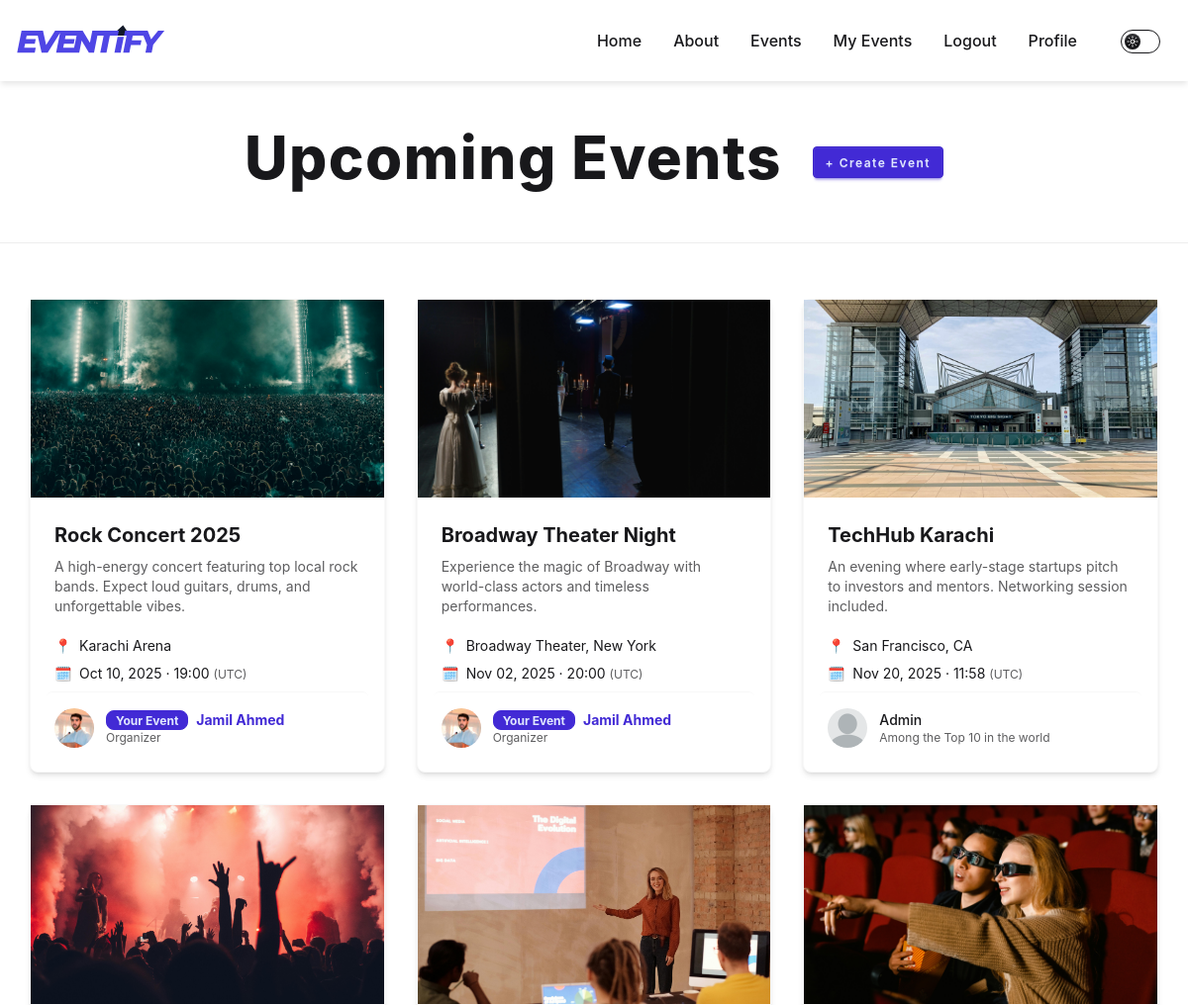
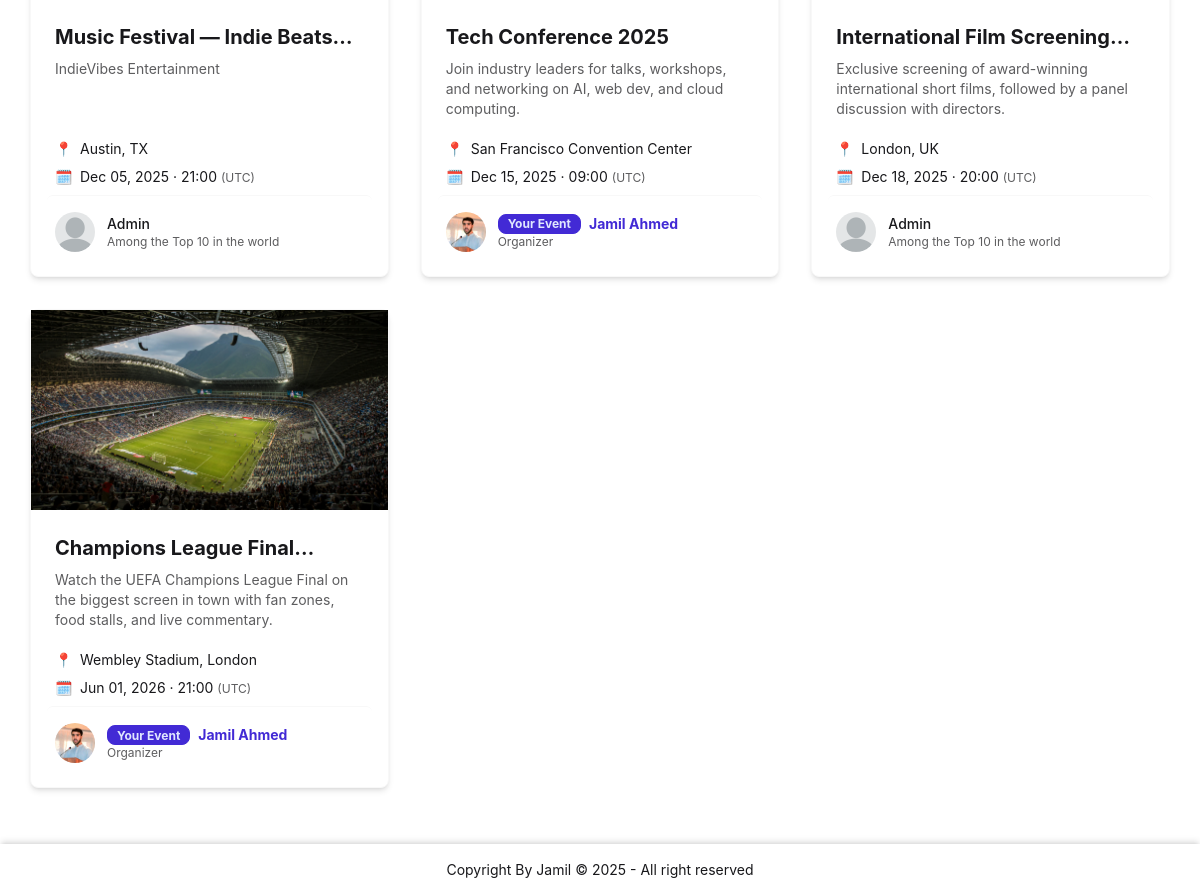
/events/ (signed in), run on an earlier commit of the app's database (2 pictures, top to bottom).
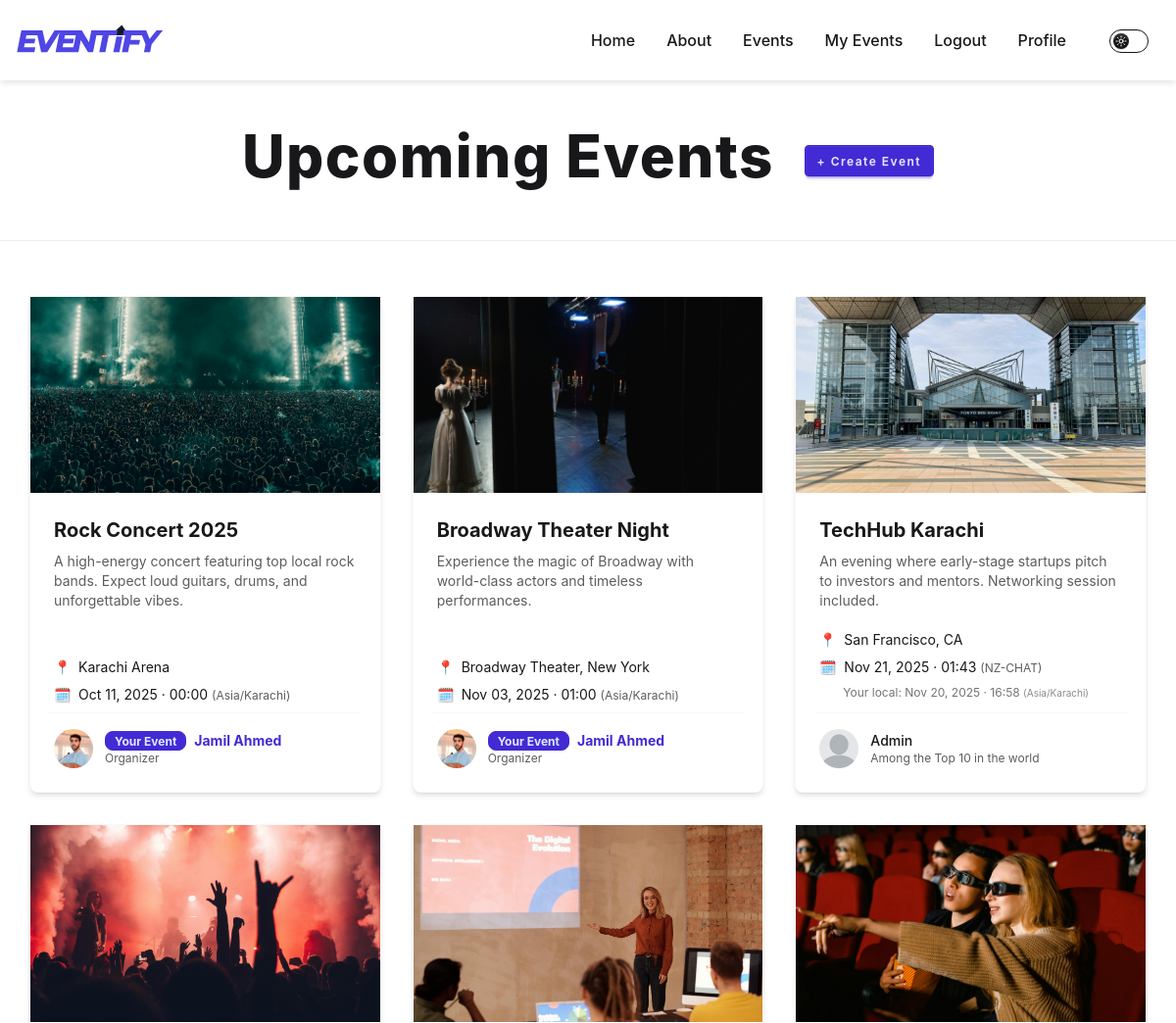
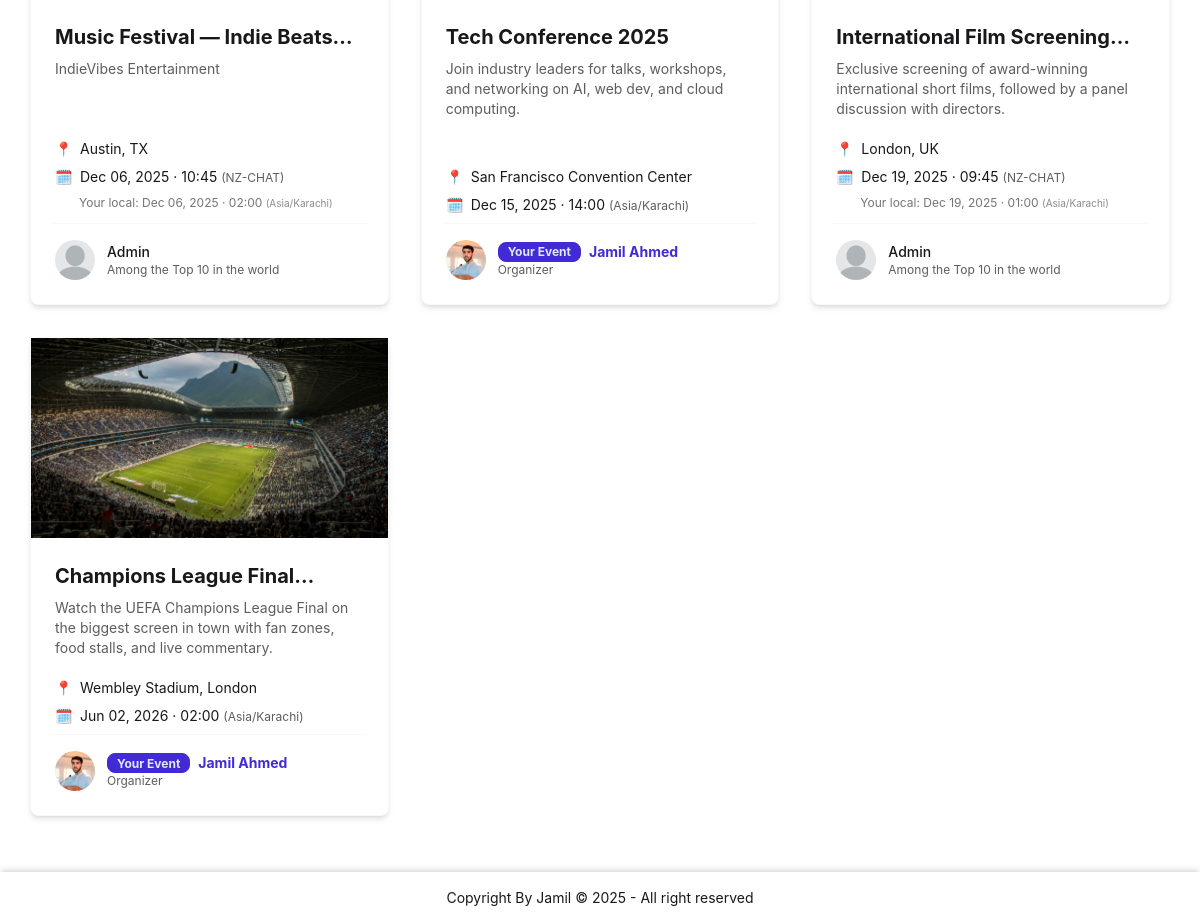
And on a later commit of the database (2 pictures, top to bottom).
### events/models.py (models this page shows, shortened)
class Event(models.Model):
    id = models.UUIDField(
        primary_key=True,
        default=uuid.uuid4,
        editable=False
    )
    title = models.CharField(max_length=255)
    description = models.TextField(blank=True)
    start_time = models.DateTimeField(default=timezone.now)
    location = models.TextField()
    image = models.ImageField(upload_to='events/')
    organizer = models.ForeignKey(
        User, on_delete=models.CASCADE, related_name="events"
    )

### authentication/models.py (models this page shows, shortened)
class User(AbstractUser):
    ROLE_CHOICES = [
        ('admin', 'Admin'),
        ('organizer', 'Organizer'),
        ('attendee', 'Attendee'),
    ]
    id = models.UUIDField(
        primary_key=True,
        default=uuid.uuid4,
        editable=False
    )
    name = models.CharField(_("Full Name"), max_length=300, blank=False)
    email = models.EmailField(_("Email address"), unique=True)
    role = models.CharField(
        max_length=20, choices=ROLE_CHOICES, default='attendee'
    )
    tagline = models.CharField(_("Tagline"), max_length=150, blank=True)
    description = models.TextField(_("Description"), blank=True)
    following = models.ManyToManyField(
        'self',
        symmetrical=False,
        related_name='followers',
        blank=True
    )
    timezone = models.CharField(
        max_length=50,
        choices=[(tz, tz) for tz in pytz.all_timezones],
        default="UTC"
    )
    profile_pic = models.ImageField(
        upload_to='profiles/',
        blank=True,
        null=True
    )

### events/views/event_views.py (the view)
# urls.py: path('events/', include("events.urls"))
def events(request):
    mine_param = request.GET.get("mine") == "1"
    if (
        mine_param
        and request.user.is_authenticated
        and request.user.role in ['organizer', 'admin']
    ):
        event_list = Event.objects.filter(
            organizer=request.user).order_by('-pk')
    else:
        event_list = Event.objects.filter(
            organizer__role__in=['organizer', 'admin'],
            start_time__gte=timezone.now()
        ).order_by('start_time', 'pk')
        mine_param = False  # reset if not allowed
    paginator = Paginator(event_list, MAX_EVENTS_PER_PAGE)
    page_number = request.GET.get('page')
    events = paginator.get_page(page_number)
    return render(request, 'events/event_templates/events.html', {
        'events': events,
        'mine': mine_param,
    })

### templates/events/event_templates/events.html (shortened to what the changed rows need)
{% extends 'base.html' %}
{% load static thumbnail tz %}
{% block body %}
  <div class="mx-auto max-w-[1250px] w-[95%]">
    <h1 class="text-4xl md:text-5xl lg:text-6xl font-extrabold leading-tight mt-10 mb-12 text-center tracking-wide">
      {% if mine %}
        My Events
      {% else %}
        Upcoming Events
      {% endif %}
      {% if request.user.is_authenticated and request.user.role in 'organizer admin' %}
        <a href="{% url 'events:add_event' %}" class="ml-4 btn btn-primary btn-sm align-middle">+ Create Event</a>
      {% endif %}
    </h1>
  </div>
  <div class="mx-auto max-w-[1250px] w-[95%] min-h-[70dvh] grid gap-8 sm:grid-cols-2 lg:grid-cols-3 my-14">
    {% for event in events %}
      <div class="card bg-base-100 shadow-md hover:shadow-xl transition duration-300 border border-base-200">
        {% if event.image %}
          <a href="{% url 'events:event_detail' event.pk %}">
            <figure class="aspect-[16/9] overflow-hidden">
              {% thumbnail event.image '400x226' crop='center' as thumb %}
              <img src="{{ thumb.url }}" alt="{{ event.title }}" class="w-full h-full object-cover hover:scale-105 transition duration-500" />
              {% endthumbnail %}
            </figure>
          </a>
        {% endif %}
        <div class="card-body flex flex-col">
          <a href="{% url 'events:event_detail' event.pk %}"><h2 class="card-title text-xl font-bold line-clamp-1">{{ event.title }}</h2></a>
          <p class="text-sm text-base-content/70 line-clamp-3">{{ event.description }}</p>
          <div class="mt-3 text-sm space-y-2">
            <p class="flex flex-wrap items-center gap-2">
              <span class="font-medium">📍</span>
              <span class="break-words">{{ event.location }}</span>
            </p>
            <div class="flex flex-col space-y-1">
              <p class="flex items-center gap-2">
                <span class="font-medium">🗓</span>
                <span>
                  {% timezone event.organizer.timezone %}
                  {{ event.start_time|date:'M d, Y · H:i' }}
                  {% endtimezone %}
                  <span class="text-xs text-base-content/70">({{ event.organizer.timezone }})</span>
                </span>
              </p>
              {% if request.user.is_authenticated and request.user.timezone != event.organizer.timezone %}
                <p class="text-xs my-1 text-base-content/60 pl-6">
                  Your local:{% timezone request.user.timezone %}
                  {{ event.start_time|date:'M d, Y · H:i' }}
                  {% endtimezone %}
                  <span class="text-[10px] text-base-content/50">({{ request.user.timezone }})</span>
                </p>
              {% endif %}
            </div>
          </div>
          <a href="{% url 'authentication:profile' event.organizer.username %}" class="flex items-center gap-3 mt-auto pt-4 border-t border-base-200 hover:bg-base-200/40 transition rounded-md p-2 -m-2">
            <div class="avatar">
              <div class="w-10 h-10 rounded-full">
                {% if event.organizer.profile_pic %}
                  {% thumbnail event.organizer.profile_pic '40x40' crop='center' as thumb %}
                  <img src="{{ thumb.url }}" alt="{{ event.organizer.name }}" />
                  {% endthumbnail %}
                {% else %}
                  <img src="{% static 'images/default-profile.webp' %}" alt="Default profile" />
                {% endif %}
              </div>
            </div>
            <div>
              {% if event.organizer == request.user %}
                <p class="text-sm font-bold text-primary flex items-center gap-2">
                  <span class="badge badge-sm badge-primary">Your Event</span>
                  {{ event.organizer.name }}
                </p>
              {% else %}
                <p class="text-sm font-medium text-base-content">{{ event.organizer.name }}</p>
              {% endif %}
              <p class="text-xs text-base-content/70">{{ event.organizer.tagline|default:'Organizer' }}</p>
            </div>
          </a>
        </div>
      </div>
    {% empty %}
      <p class="col-span-full text-center text-base-content/60 text-lg">No events available at the moment.</p>
    {% endfor %}
  </div>
{% endblock %}

What changed in the data, as far as the page shows it:
changed through a linked row, Event "Karachi Arena": start_time "Oct 10, 2025 · 19:00" → "Oct 11, 2025 · 00:00"; organizer.timezone "UTC" → "Asia/Karachi"
changed through a linked row, Event "Broadway Theater Night": start_time "Nov 02, 2025 · 20:00" → "Nov 03, 2025 · 01:00"; organizer.timezone "UTC" → "Asia/Karachi"
changed through a linked row, Event "TechHub Karachi": start_time "Nov 20, 2025 · 11:58" → "Nov 21, 2025 · 01:43"; organizer.timezone "UTC" → "NZ-CHAT"; start_time (not shown) → "Nov 20, 2025 · 16:58"
now on this page (row edited): User: user.timezone "Asia/Karachi"
changed User: timezone "UTC" → "Asia/Karachi" (drawn)
changed through a linked row, Event "IndieVibes Entertainment": start_time "Dec 05, 2025 · 21:00" → "Dec 06, 2025 · 10:45"; organizer.timezone "UTC" → "NZ-CHAT"; start_time (not shown) → "Dec 06, 2025 · 02:00"
changed through a linked row, Event "San Francisco Convention Center": start_time "Dec 15, 2025 · 09:00" → "Dec 15, 2025 · 14:00"; organizer.timezone "UTC" → "Asia/Karachi"
changed through a linked row, Event "London, UK": start_time "Dec 18, 2025 · 20:00" → "Dec 19, 2025 · 09:45"; organizer.timezone "UTC" → "NZ-CHAT"; start_time (not shown) → "Dec 19, 2025 · 01:00"
changed through a linked row, Event "Wembley Stadium, London": start_time "Jun 01, 2026 · 21:00" → "Jun 02, 2026 · 02:00"; organizer.timezone "UTC" → "Asia/Karachi"
